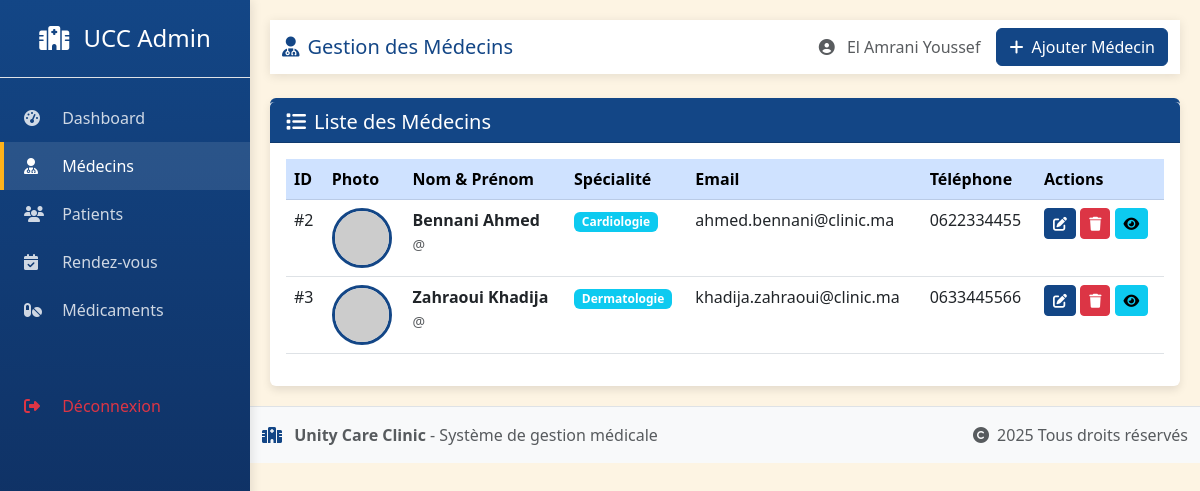
The app's page /routes/router.php?route=admin&doctors (signed in) with its own data.
### tables this page shows
CREATE TABLE `doctors` (
  `id` int(11) NOT NULL,
  `specialite` varchar(100) NOT NULL
);

CREATE TABLE `users` (
  `id` int(11) NOT NULL,
  `nom` varchar(50) NOT NULL,
  `prenom` varchar(50) NOT NULL,
  `email` varchar(100) NOT NULL,
  `username` varchar(50) NOT NULL,
  `password` varchar(255) NOT NULL,
  `telephone` varchar(20) DEFAULT NULL,
  `role` enum('Admin','Doctor','Patient') NOT NULL
);

### autoload.php (called while the page is built, shortened)
<?php
spl_autoload_register(function ($className) {
    $rootFile = __DIR__ . "/$className.php";
    $folders = [
        'services',
        'repositories',
        'models',
        'config',
        'view',
        'utils',
        'auth',
    ];
    foreach ($folders as $folder) {
        $file = __DIR__ . "/$folder/$className.php";
        if (file_exists($file)) {
            return;
        }
    }
});

### repositories/UserRepository.php (called while the page is built, shortened)
<?php
class UserRepository implements BaseReposetry
{
    public function __construct()
    {
        $database = new Database();
    }
}

### config/Database.php (called while the page is built, shortened)
<?php
class Database {
    private $host = "localhost";
    private $db_name = "unity_care_clinic";
    private $username = "root";
    private $password = "";
    public function dbConnection() {
        try{
            $this->conn = new PDO("mysql:host=$this->host;dbname=$this->db_name" , $this->username, $this->password);
            $this->conn->setAttribute(PDO::ATTR_ERRMODE, PDO::ERRMODE_EXCEPTION);
            return $this->conn;
        } catch(PDOException $e) {
            echo "Connection error: " . $e->getMessage();
        }
    }
}

### repositories/DoctorRepository.php (called while the page is built, shortened)
<?php
class DoctorRepository implements BaseReposetry
{
    private PDO $conn;
    public function __construct()
    {
        $database = new Database();
        $this->conn = $database->dbConnection();
    }
    public function getAll()
    {
        $sql = "
            SELECT
                u.id,
                u.nom,
                u.prenom,
                u.email,
                u.telephone,
                d.specialite
            FROM users u
            INNER JOIN doctors d ON u.id = d.id
        ";
        $stmt = $this->conn->prepare($sql);
        $stmt->execute();
        return $stmt->fetchAll(PDO::FETCH_ASSOC);
    }
}

### repositories/PatientRepository.php (called while the page is built, shortened)
<?php
class PatientRepository implements BaseReposetry
{
    public function __construct()
    {
        $database = new Database();
    }
}

### repositories/AppointmentRepository.php (called while the page is built, shortened)
<?php
class AppointmentRepository implements BaseReposetry
{
    public function __construct()
    {
        $database = new Database();
    }
}

### repositories/MedicationRepository.php (called while the page is built, shortened)
<?php
class MedicationRepository implements BaseReposetry
{
    public function __construct()
    {
        $database = new Database();
    }
}

### services/AdminService.php (called while the page is built, shortened)
<?php
class AdminService
{
    private DoctorRepository $doctorRepo;
    public function __construct()
    {
        $this->doctorRepo = new DoctorRepository();
    }
    public function getAllDoctors(): array
    {
        return $this->doctorRepo->getAll();
    }
}

### view/admin/doctor/index.php (the view, shortened to what this page needs)
<?php
$adminService = new AdminService();
$doctors = $adminService->getAllDoctors();
?>
<!DOCTYPE html>
<html lang="fr">
<head>
    <link href="https://cdn.jsdelivr.net/npm/bootstrap@5.3.0/dist/css/bootstrap.min.css" rel="stylesheet">
    <link rel="stylesheet" href="https://cdnjs.cloudflare.com/ajax/libs/font-awesome/6.4.0/css/all.min.css">
    <link rel="stylesheet" href="../../public/style.css">
</head>
<body>
    <div class="sidebar d-flex flex-column">
        <div class="p-4 text-center border-bottom">
            <h4 class="mb-0">
                <i class="fas fa-hospital me-2"></i>
                <span class="d-none d-md-inline">UCC Admin</span>
            </h4>
        </div>
        <nav class="nav flex-column mt-3">
            <a href="../routes/router.php?route=admin" class="nav-link">
                <i class="fas fa-tachometer-alt"></i>
                <span>Dashboard</span>
            </a>
            <a href="../routes/router.php?route=admin&doctors" class="nav-link active">
                <i class="fas fa-user-md"></i>
                <span>Médecins</span>
            </a>
            <a href="../routes/router.php?route=admin&patients" class="nav-link">
                <i class="fas fa-users"></i>
                <span>Patients</span>
            </a>
            <a href="../routes/router.php?route=admin&appointments" class="nav-link">
                <i class="fas fa-calendar-check"></i>
                <span>Rendez-vous</span>
            </a>
            <a href="../routes/router.php?route=admin&medications" class="nav-link">
                <i class="fas fa-pills"></i>
                <span>Médicaments</span>
            </a>
            <a href="../auth/logout.php" class="nav-link text-danger mt-5">
                <i class="fas fa-sign-out-alt"></i>
                <span>Déconnexion</span>
            </a>
        </nav>
    </div>
    <div class="main-content">
        <nav class="navbar navbar-expand-lg navbar-light mb-4">
            <div class="container-fluid">
                <div class="navbar-brand">
                    <h5 class="mb-0 text-primary">
                        <i class="fas fa-user-md me-2"></i>Gestion des Médecins
                    </h5>
                </div>
                <div class="d-flex align-items-center">
                    <span class="me-3 text-muted">
                        <i class="fas fa-user-circle me-2"></i>
                        <?= htmlspecialchars($_SESSION['user']['nom'] . " " . $_SESSION['user']['prenom']) ?>
                    </span>
                    <button class="btn btn-primary" data-bs-toggle="modal" data-bs-target="#addDoctorModal">
                        <i class="fas fa-plus me-2"></i>Ajouter Médecin
                    </button>
                </div>
            </div>
        </nav>
        <div class="card">
            <div class="card-header bg-primary text-white">
                <h5 class="mb-0"><i class="fas fa-list me-2"></i>Liste des Médecins</h5>
            </div>
            <div class="card-body">
                <div class="table-responsive">
                    <table class="table table-hover">
                        <thead class="table-primary">
                            <tr>
                                <th>ID</th>
                                <th>Photo</th>
                                <th>Nom & Prénom</th>
                                <th>Spécialité</th>
                                <th>Email</th>
                                <th>Téléphone</th>
                                <th>Actions</th>
                            </tr>
                        </thead>
                        <tbody>
                            <?php if (!empty($doctors)): ?>
                                <?php foreach ($doctors as $doctor): ?>
                                    <tr>
                                        <td>#<?= $doctor['id'] ?></td>
                                        <td>
                                            <img src="https://ui-avatars.com/api/?name=<?= urlencode($doctor['nom'] . '+' . $doctor['prenom']) ?>&background=134686&color=fff&size=60"
                                                alt="Photo" class="doctor-img">
                                        </td>
                                        <td>
                                            <strong><?= htmlspecialchars($doctor['nom'] . ' ' . $doctor['prenom']) ?></strong><br>
                                            <small
                                                class="text-muted">@<?= htmlspecialchars($doctor['username'] ?? '') ?></small>
                                        </td>
                                        <td>
                                            <span
                                                class="badge bg-info"><?= htmlspecialchars($doctor['specialite'] ?? 'Non spécifié') ?></span>
                                        </td>
                                        <td><?= htmlspecialchars($doctor['email'] ?? '') ?></td>
                                        <td><?= htmlspecialchars($doctor['telephone'] ?? '') ?></td>
                                        <td>
                                            <button class="btn btn-sm btn-primary" onclick="editDoctor(<?= $doctor['id'] ?>)">
                                                <i class="fas fa-edit"></i>
                                            </button>
                                            <button class="btn btn-sm btn-danger" onclick="deleteDoctor(<?= $doctor['id'] ?>)">
                                                <i class="fas fa-trash"></i>
                                            </button>
                                            <a href="?profile=<?= $doctor['id'] ?>" class="btn btn-sm btn-info">
                                                <i class="fas fa-eye"></i>
                                            </a>
                                        </td>
                                    </tr>
                                <?php endforeach; ?>
                            <?php endif; ?>
                        </tbody>
                    </table>
                </div>
            </div>
        </div>
    </div>
    <footer class="bg-light border-top py-3" style="margin-left: 250px;">
        <div class="container">
            <div class="row">
                <div class="col-md-6">
                    <p class="mb-0 text-muted">
                        <i class="fas fa-hospital text-primary me-2"></i>
                        <strong>Unity Care Clinic</strong> - Système de gestion médicale
                    </p>
                </div>
                <div class="col-md-6 text-md-end">
                    <p class="mb-0 text-muted">
                        <i class="fas fa-copyright me-1"></i> <?= date('Y') ?> Tous droits réservés
                    </p>
                </div>
            </div>
        </div>
    </footer>
</body>
</html>

### routes/router.php (shortened to what this page needs)
<?php
require_once '../autoload.php';
$route = $_GET['route'] ?? null;
switch ($route) {
    case 'admin':
        if (isset($_GET['doctors'])) {
            require '../view/admin/doctor/index.php';
        } elseif (isset($_GET['patients'])) {
            require '../view/admin/patient/index.php';
        } elseif (isset($_GET['appointments'])) {
            require '../view/admin/appointment/index.php';
        } elseif (isset($_GET['medications'])) {
            require '../view/admin/medication/index.php';
        } else {
            require '../view/admin/dashboard.php';
        }
        break;
}

### public/style.css (style rules this page uses)
:root { --primary: #134686; --secondary: #ED3F27; --accent: #FEB21A; --light: #FDF4E3; }
body { background-color: var(--light); color: var(--primary); }
.navbar, .navbar-dark { background-color: var(--primary) !important; box-shadow: 0 2px 8px rgba(0, 0, 0, 0.1); }
.card { border: none; box-shadow: 0 4px 8px rgba(0, 0, 0, 0.1); border-top: 4px solid var(--primary); }
.card-header { background-color: var(--primary) !important; color: white !important; }
.btn-primary { background-color: var(--primary); border-color: var(--primary); }
.table thead { background-color: var(--primary); color: white; }
.bg-primary { background-color: var(--primary) !important; }
.text-primary { color: var(--primary) !important; }

### view/admin/doctor/index.php (style rules this page uses)
.sidebar { min-height: 100vh; background: linear-gradient(180deg, var(--primary) 0%, #0d2652 100%); color: white; width: 250px; position: fixed; left: 0; top: 0; z-index: 1000; box-shadow: 2px 0 10px rgba(0, 0, 0, 0.1); }
.main-content { margin-left: 250px; padding: 20px; }
.navbar { background-color: white !important; box-shadow: 0 2px 10px rgba(0, 0, 0, 0.1); position: sticky; top: 0; z-index: 999; }
.sidebar .nav-link { color: rgba(255, 255, 255, 0.8); padding: 12px 20px; border-left: 4px solid transparent; transition: all 0.3s; }
.sidebar .nav-link:hover, .sidebar .nav-link.active { color: white; background-color: rgba(255, 255, 255, 0.1); border-left-color: var(--accent); }
.sidebar .nav-link i { width: 24px; margin-right: 10px; }
.doctor-img { width: 60px; height: 60px; border-radius: 50%; object-fit: cover; border: 3px solid var(--primary); }

### records on screen
doctors: id "2", id.prenom "Bennani Ahmed", specialite "Cardiologie", id.email "ahmed.bennani@clinic.ma", id.telephone "0622334455"
doctors: id "3", id.prenom "Zahraoui Khadija", specialite "Dermatologie", id.email "khadija.zahraoui@clinic.ma", id.telephone "0633445566"

### other values on screen
$_SESSION['user']['nom'] . " " . $_SESSION['user']['prenom'] "El Amrani Youssef"
